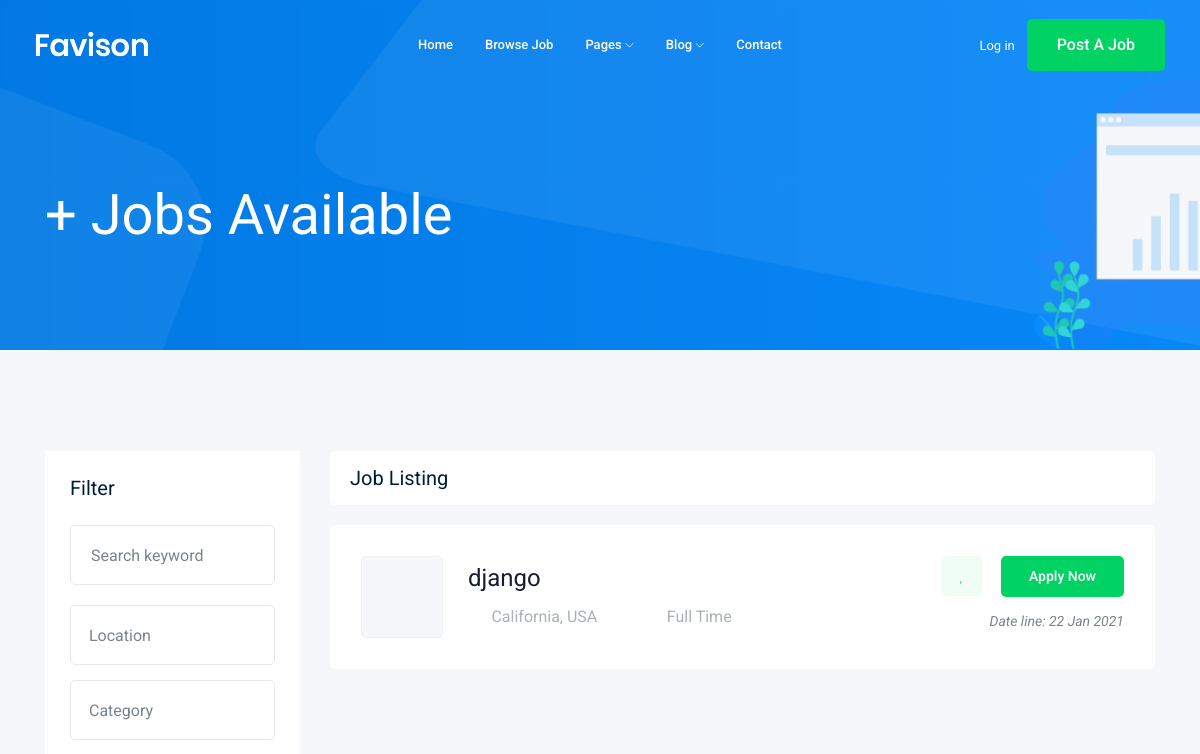
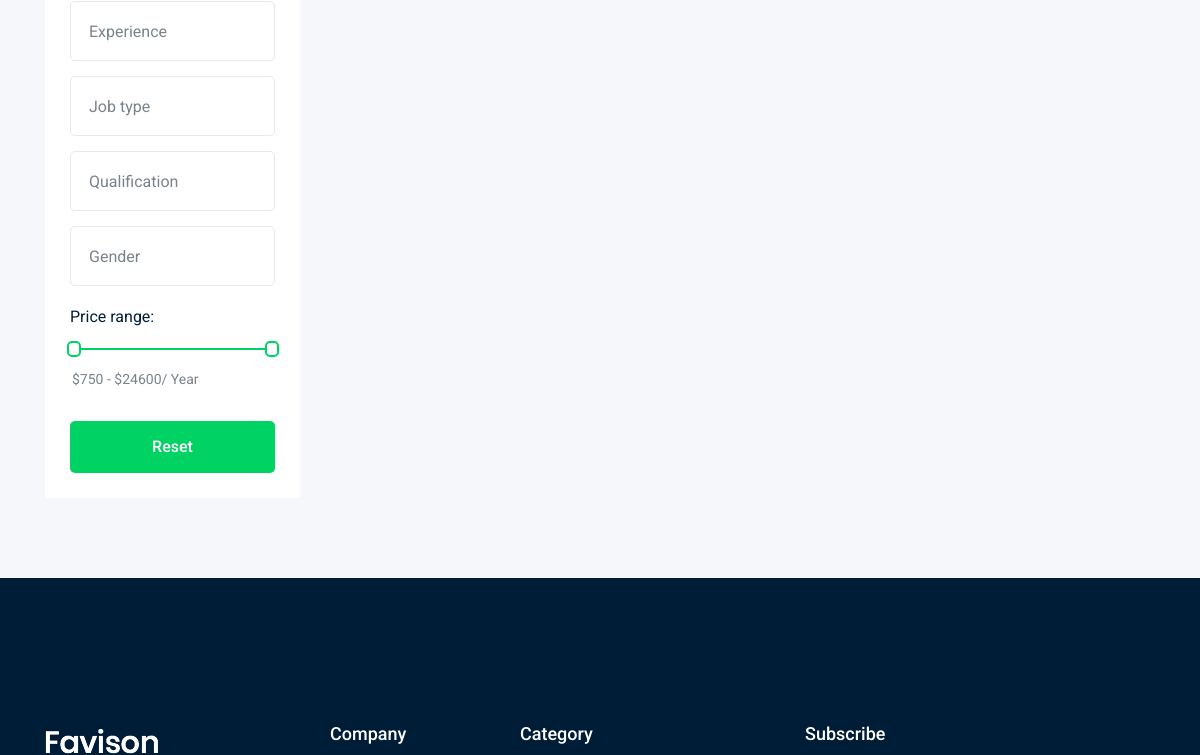
The app's page /jobs/ (upper part), older data (2 pictures, top to bottom).
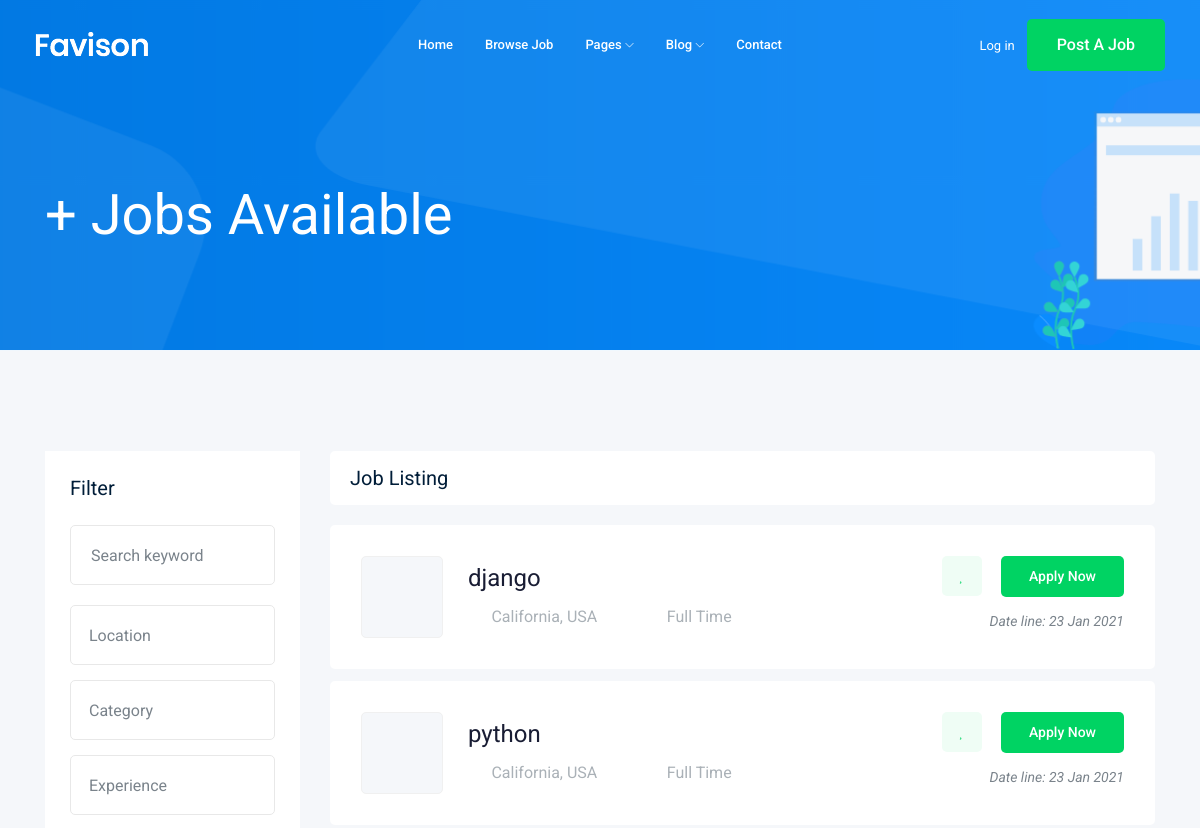
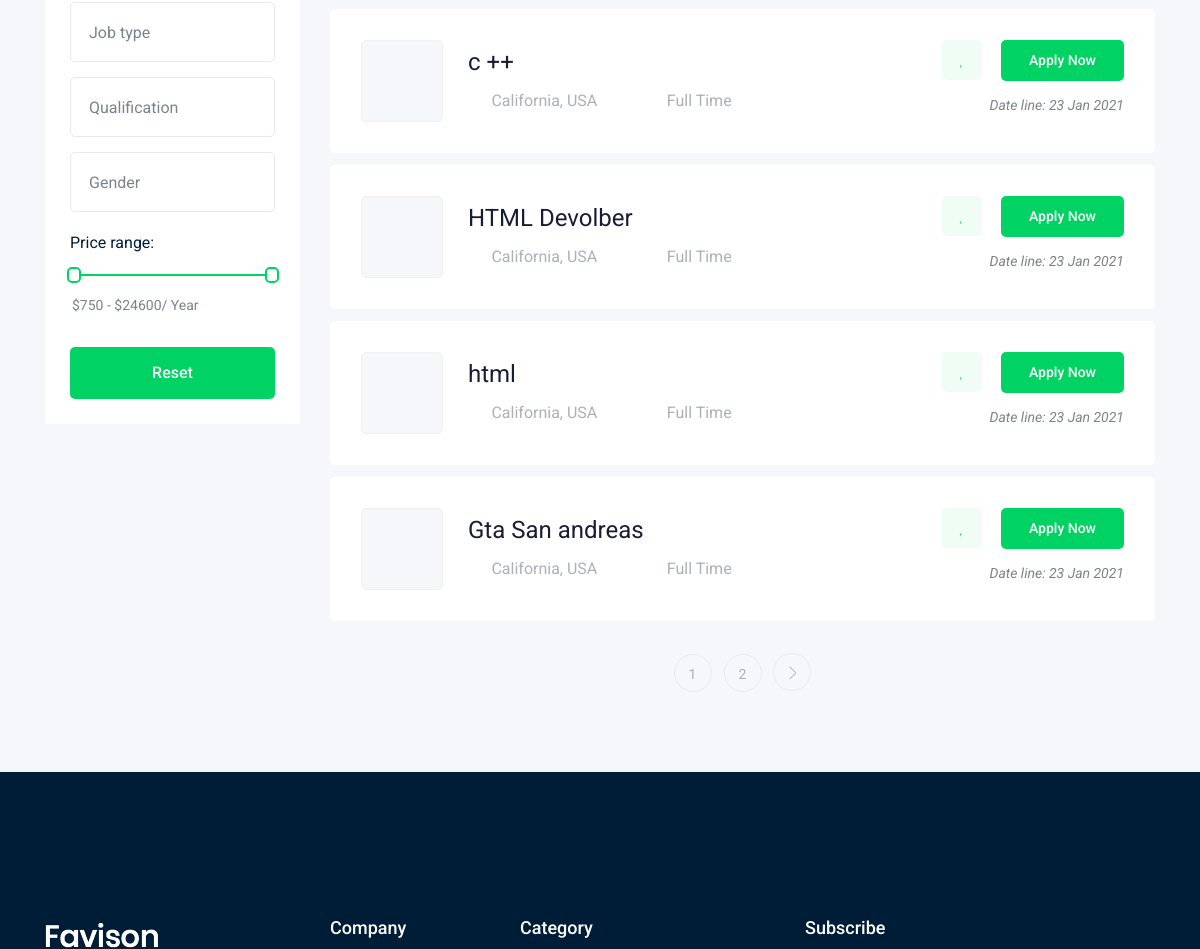
The same page, newer data (2 pictures, top to bottom).
### job/models.py (models this page shows, shortened)
class Job(models.Model):
    owner = models.ForeignKey(User, related_name='job_owner' ,on_delete=models.CASCADE)
    title = models.CharField(max_length=1000000000000000000000000000000000000)
    job_type = models.CharField(max_length=1000000000000000000000000000000000000, choices=JOB_TYPE)
    description = models.TextField(max_length=1000000000000000000000000000000000000)
    published_at = models.DateTimeField(auto_now=True)
    Vacancy = models.IntegerField(default=1)
    salary = models.IntegerField(default=0)
    experience = models.IntegerField(default=1)
    category = models.ForeignKey('Category', on_delete=models.CASCADE)
    image = models.ImageField(upload_to=image_upload)
    slug = models.SlugField(blank=True ,null=True)
    def __str__(self):
        return self.title

### job/views.py (the view)
# urls.py: path('', views.job_list, name='job_list'),
def job_list(request):
    job_list = Job.objects.all()
    paginator = Paginator(job_list, 6)
    page_number = request.GET.get('page')
    page_obj = paginator.get_page(page_number)
    context = {'jobs' :page_obj}
    return render(request, 'job/job_list.html', context)

### job/templates/job/job_list.html (shortened to what the changed rows need)
{% extends "base.html" %}
{% block body %}
    <div class="job_listing_area plus_padding">
        <div class="container">
            <div class="row">
                <div class="col-lg-9">
                    <div class="job_lists m-0">
                        <div class="row">
                            {% for job in jobs %}
                                <div class="col-lg-12 col-md-12">
                                    <div class="single_jobs white-bg d-flex justify-content-between">
                                        <div class="jobs_left d-flex align-items-center">
                                            <div class="thumb">
                                            </div>
                                            <div class="jobs_conetent">
                                                <a href="{% url 'jobs:job_detail' job.slug %}"><h4>{{job}}</h4></a>
                                                <div class="links_locat d-flex align-items-center">
                                                    <div class="location">
                                                        <p> <i class="fa fa-map-marker"></i> California, USA</p>
                                                    </div>
                                                    <div class="location">
                                                        <p> <i class="fa fa-clock-o"></i>{{job.job_type}}</p>
                                                    </div>
                                                </div>
                                            </div>
                                        </div>
                                        <div class="jobs_right">
                                            <div class="apply_now">
                                                <a class="heart_mark" href="#"> <i class="fa fa-heart"></i> </a>
                                                <a href="{% url 'jobs:job_detail' job.slug %}" class="boxed-btn3">Apply Now</a>
                                            </div>
                                            <div class="date">
                                                <p>Date line: {{job.published_at|date:'d M o'}}</p>
                                            </div>
                                        </div>
                                    </div>
                                </div>
                            {% endfor %}
                        </div>
                        {% if jobs.has_other_pages %}
                            <div class="row">
                                <div class="col-lg-12">
                                    <div class="pagination_wrap">
                                        <ul>
                                            {% for i in jobs.paginator.page_range %}
                                                <li><a href="?page={{i}}"><span>{{i}}</span></a></li>
                                            {% endfor %}
                                            {% if jobs.has_next %}
                                                <li><a href="?page={{jobs.next_page_number}}"> <i class="ti-angle-right"></i> </a></li>
                                            {% endif %}
                                        </ul>
                                    </div>
                                </div>
                            </div>
                        {% endif %}
                    </div>
                </div>
            </div>
        </div>
    </div>
{% endblock body %}

Row changes from the older to the newer data that the page shows:
changed Job "django": published_at "22 Jan 2021" → "23 Jan 2021"
added Job: title "python", job_type "Full Time", published_at "23 Jan 2021"
added Job: title "c ++", job_type "Full Time", published_at "23 Jan 2021"
added Job: title "HTML Devolber", job_type "Full Time", published_at "23 Jan 2021"
added Job: title "html", job_type "Full Time", published_at "23 Jan 2021"
added Job: title "Gta San andreas", job_type "Full Time", published_at "23 Jan 2021"
Text that changed along with them:
new list line: "1"
new list line: "2"
